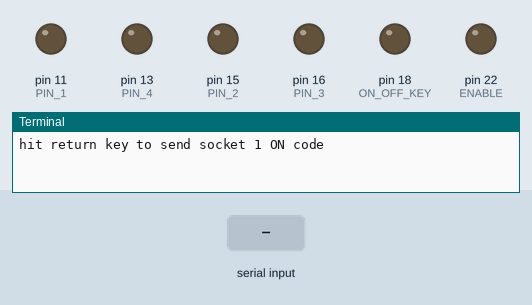
This program was run on a simulated Raspberry Pi (header pin numbers). Shown: output pins drawn as LEDs (lit = HIGH), the last lines printed to the terminal. The test bench sets the inputs (shaded band).

Above: at 1.2 s.
1.3 s: "1" typed at the terminal
At 2.7 s:
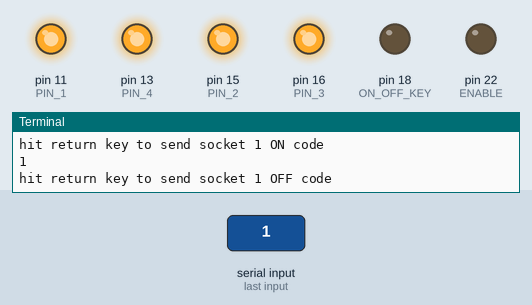
3.1 s: "0" typed at the terminal
At 4.0 s:
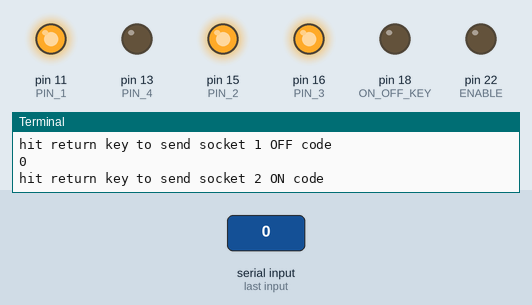
4.9 s: "2" typed at the terminal
At 6.4 s:
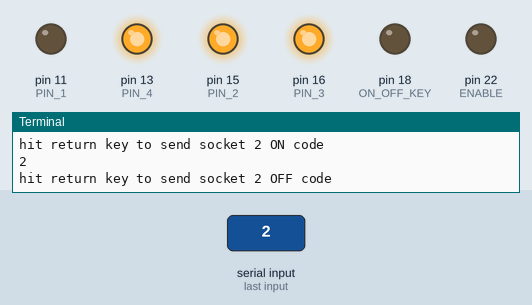
6.7 s: "1" typed at the terminal
At 8.0 s:
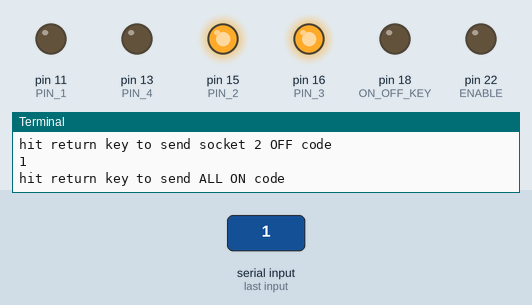
8.5 s: "0" typed at the terminal
At 9.3 s:
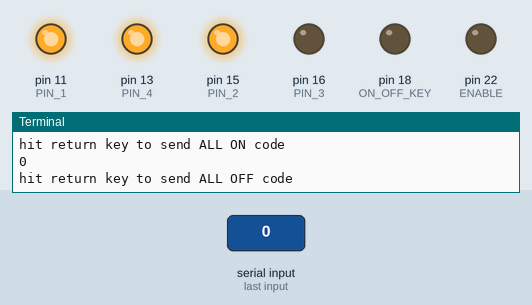
10.3 s: "2" typed at the terminal
At 11.9 s:
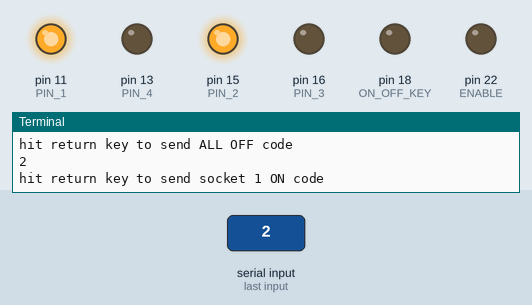
Timing chart, 0 to 13.1 s (numbered marks = the images above; inputs shaded):
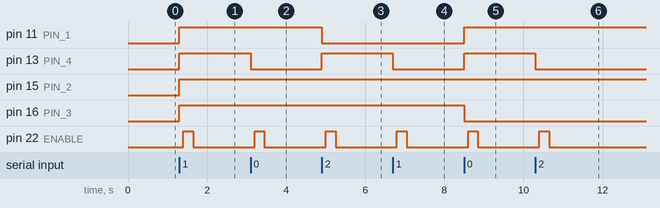

Measured:
- after the input at 1.3 s, pin 11 (PIN_1), pin 13 (PIN_4), pin 15 (PIN_2), pin 16 (PIN_3): LOW → HIGH at once; pin 22 (ENABLE): LOW → HIGH after 0.10 s, → LOW 0.25 s later
- after the input at 3.1 s, pin 13 (PIN_4): HIGH → LOW at once; pin 22 (ENABLE): LOW → HIGH after 0.10 s, → LOW 0.25 s later
- after the input at 4.9 s, pin 11 (PIN_1): HIGH → LOW at once; pin 13 (PIN_4): LOW → HIGH at once; pin 22 (ENABLE): LOW → HIGH after 0.10 s, → LOW 0.25 s later
- after the input at 6.7 s, pin 13 (PIN_4): HIGH → LOW at once; pin 22 (ENABLE): LOW → HIGH after 0.10 s, → LOW 0.25 s later
- after the input at 8.5 s, pin 11 (PIN_1), pin 13 (PIN_4): LOW → HIGH at once; pin 16 (PIN_3): HIGH → LOW at once; pin 22 (ENABLE): LOW → HIGH after 0.10 s, → LOW 0.25 s later
- after the input at 10.3 s, pin 13 (PIN_4): HIGH → LOW at once; pin 22 (ENABLE): LOW → HIGH after 0.10 s, → LOW 0.25 s later

The program:

switch_controller.py
```python
# import the required modules
import time
import RPi.GPIO as GPIO

PIN_1 = 11
PIN_2 = 15
PIN_3 = 16
PIN_4 = 13

ON_OFF_KEY = 18
ENABLE = 22

ON = [
    # All
    [True, False, True, True],
    # 1
    [True, True, True, True],
    # 2
    [True, True, True, False],
    # 3
    [True, True, False, True],
    #4
    [True, True, False, False]
]

OFF = [
    # All
    [False, False, True, True],
    # 1
    [False, True, True, True],
    # 2
    [False, True, True, False],
    # 3
    [False, True, False, True],
    # 4
    [False, True, False, False]
]


class SwitchController(object):
    def __init__(self):
        # set the pins numbering mode
        GPIO.setmode(GPIO.BOARD)

        # Select the GPIO pins used for the encoder K0-K3 data inputs
        GPIO.setup(PIN_1, GPIO.OUT)
        GPIO.setup(PIN_2, GPIO.OUT)
        GPIO.setup(PIN_3, GPIO.OUT)
        GPIO.setup(PIN_4, GPIO.OUT)

        # Select the signal to select ASK/FSK
        GPIO.setup(ON_OFF_KEY, GPIO.OUT)

        # Select the signal used to enable/disable the modulator
        GPIO.setup(ENABLE, GPIO.OUT)

        # Disable the modulator by setting CE pin lo
        GPIO.output(ENABLE, False)

        # Set the modulator to ASK for On Off Keying
        # by setting MODSEL pin lo
        GPIO.output(ON_OFF_KEY, False)

        # Initialise K0-K3 inputs of the encoder to 0000
        GPIO.output(PIN_1, False)
        GPIO.output(PIN_2, False)
        GPIO.output(PIN_3, False)
        GPIO.output(PIN_4, False)

    def __enter__(self):
        return self

    def change_plug_state(self, pin_states):
        GPIO.output(PIN_4, pin_states[0])
        GPIO.output(PIN_3, pin_states[1])
        GPIO.output(PIN_2, pin_states[2])
        GPIO.output(PIN_1, pin_states[3])
        time.sleep(0.1)
        GPIO.output(ENABLE, True)
        time.sleep(0.25)
        GPIO.output(ENABLE, False)

    def switch_on(self, socket):
        self.change_plug_state(ON[socket])

    def switch_off(self, socket):
        self.change_plug_state(OFF[socket])

    def wait_for_input(self):
        # We will just loop round switching the units on and off
        while True:
            raw_input('hit return key to send socket 1 ON code')
            self.switch_on(1)

            raw_input('hit return key to send socket 1 OFF code')
            self.switch_off(1)

            raw_input('hit return key to send socket 2 ON code')
            self.switch_on(2)

            raw_input('hit return key to send socket 2 OFF code')
            self.switch_off(2)

            raw_input('hit return key to send ALL ON code')
            self.switch_on(0)

            raw_input('hit return key to send ALL OFF code')
            self.switch_off(0)

    def __exit__(self, type, value, traceback):
        GPIO.cleanup()
        print "Cleaned up GPIO"

if __name__ == '__main__':
    with SwitchController() as controller:
        controller.wait_for_input()
```
